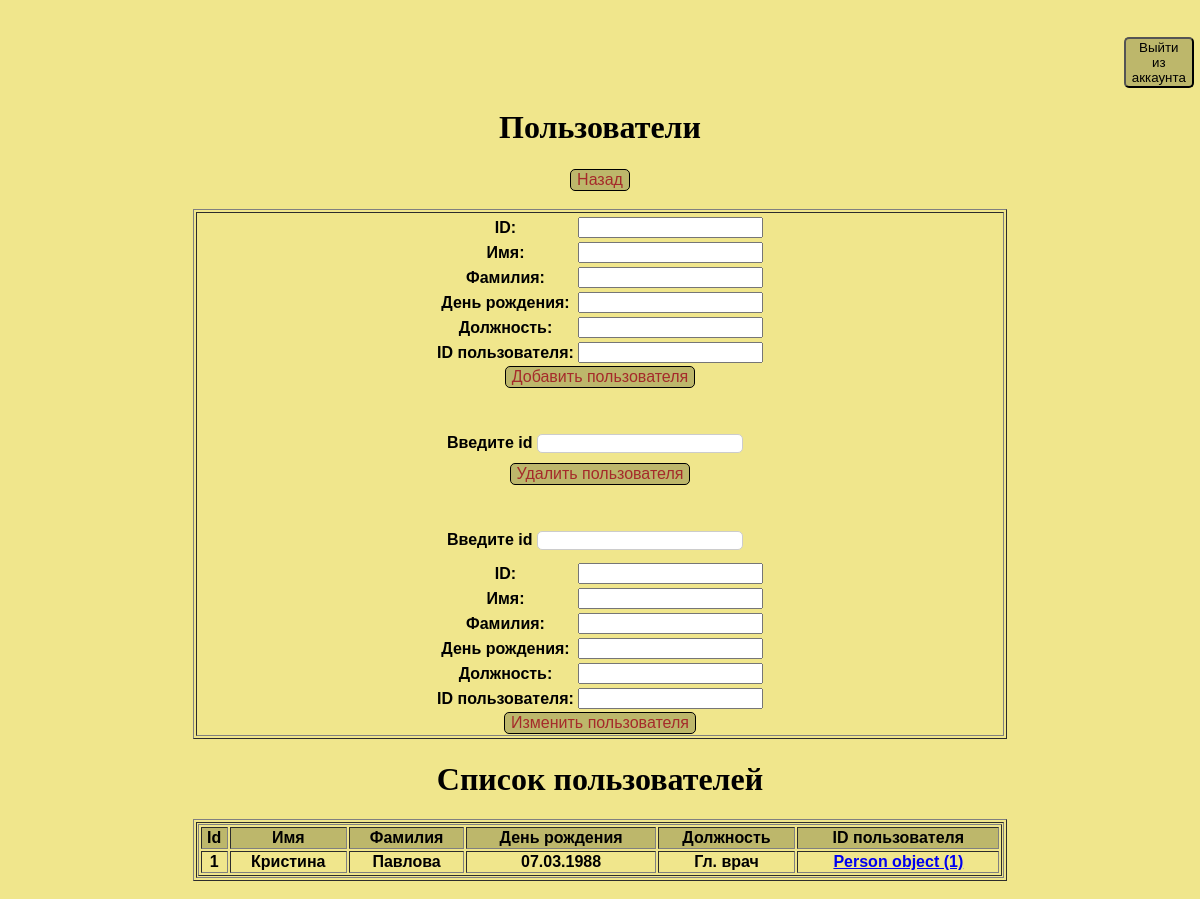
The page /User/ on the database its author committed.
### clinika/models.py (models this page shows)
class Person(models.Model):
    id = models.IntegerField(primary_key=True)
    first_name = models.CharField(max_length=45)
    last_name = models.CharField(max_length=45)
    birthday = models.CharField(max_length=45)
    objects = models.Manager()

class User(Person):
    position = models.CharField(max_length=90)
    Person_number = models.ForeignKey('Person', on_delete=models.CASCADE,related_name='number2',null=True)
    objects = models.Manager()

class Person(models.Model):
    id = models.IntegerField(primary_key=True)
    first_name = models.CharField(max_length=45)
    last_name = models.CharField(max_length=45)
    birthday = models.CharField(max_length=45)
    objects = models.Manager()

### clinika/views.py (the view)
# urls.py: path('User/', views.index_user, name='User'),
def index_user(request):
    form_ca = AddUser
    data = User.objects.all()
    return render(request, "clinika/Template_User.html", {"form":form_ca, "data_show":data})

### templates/clinika/Template_User.html (shortened to what this page needs)
<!DOCTYPE html>
<html>
<head>
</head>
<body>
<div id="header" >
        <h3 align="center"><a href = "{% url 'great' %}" style="text-decoration: none;"><Button id="button">Выйти из аккаунта</Button></a></h3>
        <h1 align="center">Пользователи<h1>
        <h3 align="center"><a href = "{% url 'home' %}" style="text-decoration: none;"><Button class="button">Назад</Button></a></h3>
</div>
<table border="1" width="70%" align="center">
    <tr>
        <th align="center" width="50%">
    <form method="POST" action="addc/">
        <table>
            {{ form }}
        </table>
        <input class = "button" type="submit" value="Добавить пользователя">
    </form>
    <br>
    <br>
    <form method="POST" action="delc/">
        <label>Введите id</label>
        <input class = "myfield" type= "number" name="delname"><br>
        <input class = "button" type= "submit" value="Удалить пользователя">
    </form>
    <br>
    <br>
    <form method="POST" action="upc/">
        <label>Введите id</label>
        <input class="myfield" type= "number" name="upname"><br>
        <table>
            {{ form }}
        </table>
        <input class = "button" type= "submit" value="Изменить пользователя">
    </form>
</table>
    <tr>
        <th align="center" width="50%">
        <h1 align="center"> Список пользователей</h1>
     <table border="1" width="70%" align="center">
        </th>
        <th align="center">
    <form method="POST" action="show/">
        <table border="1" width="100%">
            <tr align="center" bgcolor="#BDB76B">
                <th>Id</th>
                <th>Имя</th>
                <th>Фамилия</th>
				<th>День рождения</th>
                <th>Должность</th>
                <th>ID пользователя</th>
            </tr>
        {% for i in data_show %}
            <tr align="center">
                <td>{{ i.id }}</td>
                <td>{{ i.first_name }}</td>
                <td>{{ i.last_name }}</td>
                <td>{{ i.birthday }}</td>
                <td>{{ i.position }}</td>
                <td> <a href="{% url 'Person' %}"> {{ i.Person_number}}</td>
            </tr>
        {% endfor %}
        </table>
    </form>
</th>
    </tr>
</body>
</html>

### templates/clinika/Template_User.html (style rules this page uses)
.myfield { border:1px solid #ccc; border-radius:5px; height:15px; width:200px; margin: 10px 10px 10px 0; text-align: center; }
.button { background-color: #BDB76B; border-radius: 5px; border: 1px solid black; color: brown; text-align: center; text-decoration: none; display: inline-block; font-size: 16px; }
body { background: #F0E68C ; padding: 10px; background-repeat: no-repeat; }
label { font-family: Helvetica; }
td { font-family: Arial; }
th { font-family: Arial; }
#button { background-color: #BDB76B; border-radius: 5px; margin-left: 95%; margin-top: 0%; }

### rows shown on the page
User: id "1", first_name "Кристина", last_name "Павлова", birthday "07.03.1988", position "Гл. врач", Person_number "Person object (1)"
